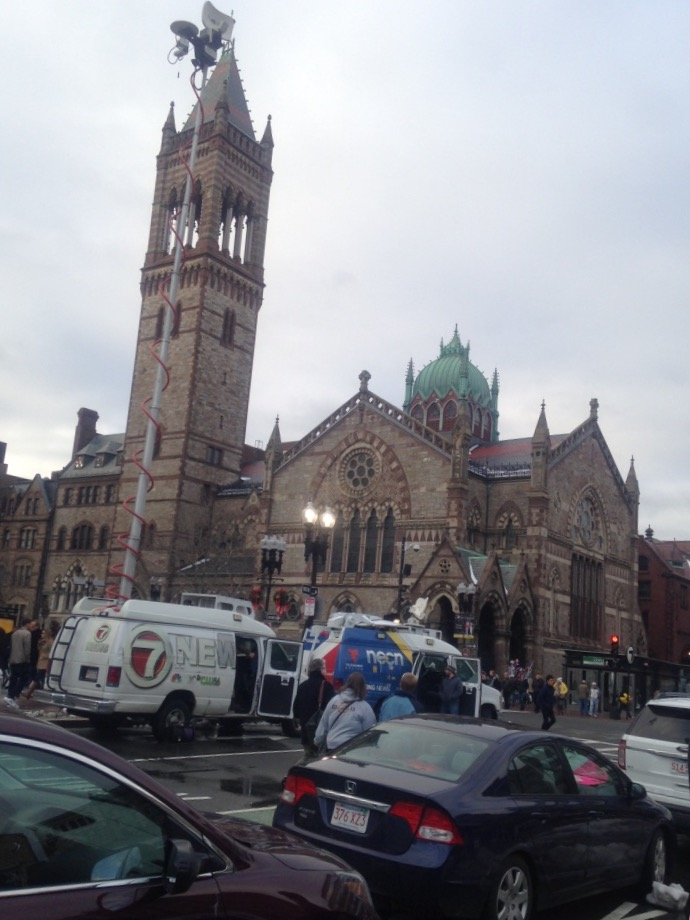
#> input picture Assignments/Ass3/Boston.jpeg, 690 x 920 px
$ python FLANNSIFTintro.py
#> lines starting #> are read from the running program, lines starting #| are printed output that depends on the picture
import cv2
import numpy as np
img1 = cv2.imread('Boston.jpeg',cv2.IMREAD_GRAYSCALE)  # queryImage
#> img1: shape (920, 690); min 4, max 255, mean 135.1
img1 = cv2.resize(img1, (600,600))
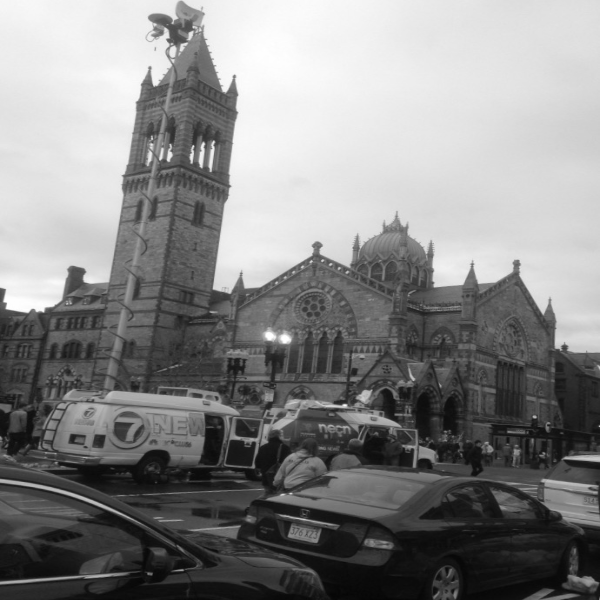
#> img1: shape (600, 600); min 5, max 255, mean 135.1
img2 = cv2.imread('Boston1.jpeg',cv2.IMREAD_GRAYSCALE) # trainImage
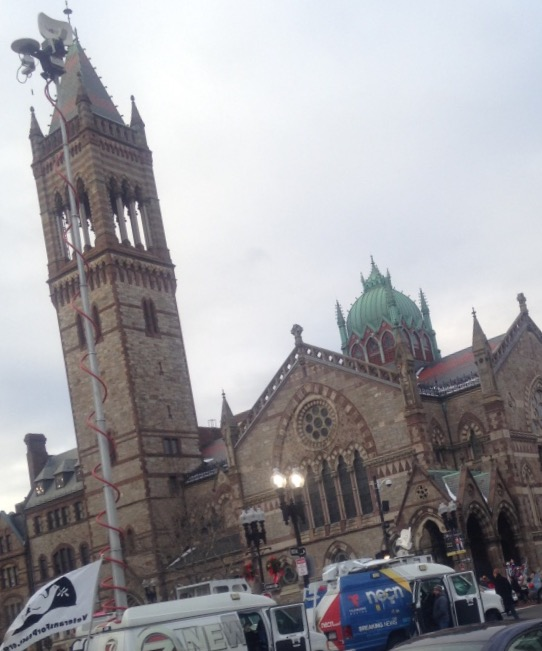
#> input picture Assignments/Ass3/Boston1.jpeg, 542 x 651 px
#> img2: shape (651, 542); min 11, max 255, mean 157.2
img2 = cv2.resize(img2, (600,600))
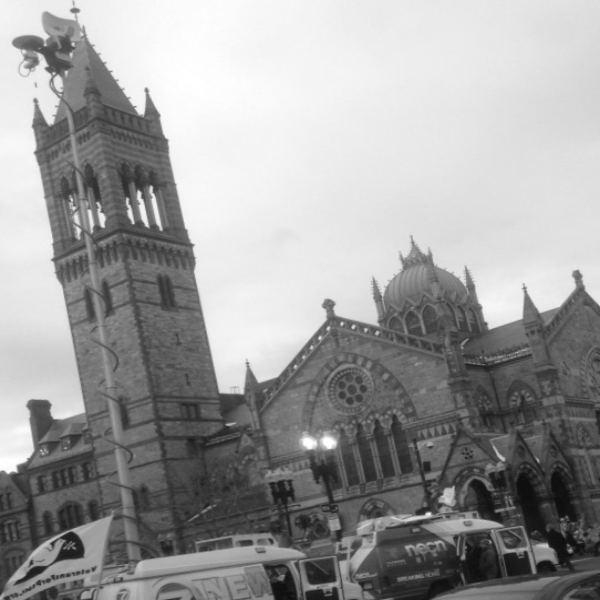
#> img2: shape (600, 600); min 13, max 255, mean 157.1
# Initiate SIFT detector
sift = cv2.SIFT_create()
# find the keypoints and descriptors with SIFT
kp1, des1 = sift.detectAndCompute(img1,None)
#> kp1 = 2053 keypoints; strongest (x, y, size): (345, 406, 3.1), (285, 339, 7.4), (269, 336, 7.2), (534, 417, 2.2)
kp2, des2 = sift.detectAndCompute(img2,None)
#> kp2 = 2052 keypoints; strongest (x, y, size): (428, 515, 4.2), (329, 442, 9.9), (308, 443, 9.4), (107, 149, 86.9)
# FLANN parameters

#IMPORTANT FOR SIFT
FLANN_INDEX_KDTREE = 1
index_params = dict(algorithm = FLANN_INDEX_KDTREE, trees = 5)

search_params = dict(checks=50)   # or pass empty dictionary
flann = cv2.FlannBasedMatcher(index_params,search_params)
matches = flann.knnMatch(des1,des2,k=2)
#> matches = 2053 matches
# Need to draw only good matches, so create a mask
matchesMask = [[0,0] for i in range(len(matches))]
#> matchesMask = 2053 pairs, first value 0 to 0, second value 0 to 0
# ratio test as per Lowe's paper
for i,(m,n) in enumerate(matches):
    if m.distance < 0.7*n.distance:
        matchesMask[i]=[1,0]
#> after the loop, matchesMask = 2053 pairs, first value 0 to 1, second value 0 to 0
draw_params = dict(matchColor = (0,255,0),
                   singlePointColor = (255,0,0),
                   matchesMask = matchesMask,
                   flags = cv2.DrawMatchesFlags_DEFAULT)
#> draw_params = 4 items
img3 = cv2.drawMatchesKnn(img1,kp1,img2,kp2,matches,None,**draw_params)
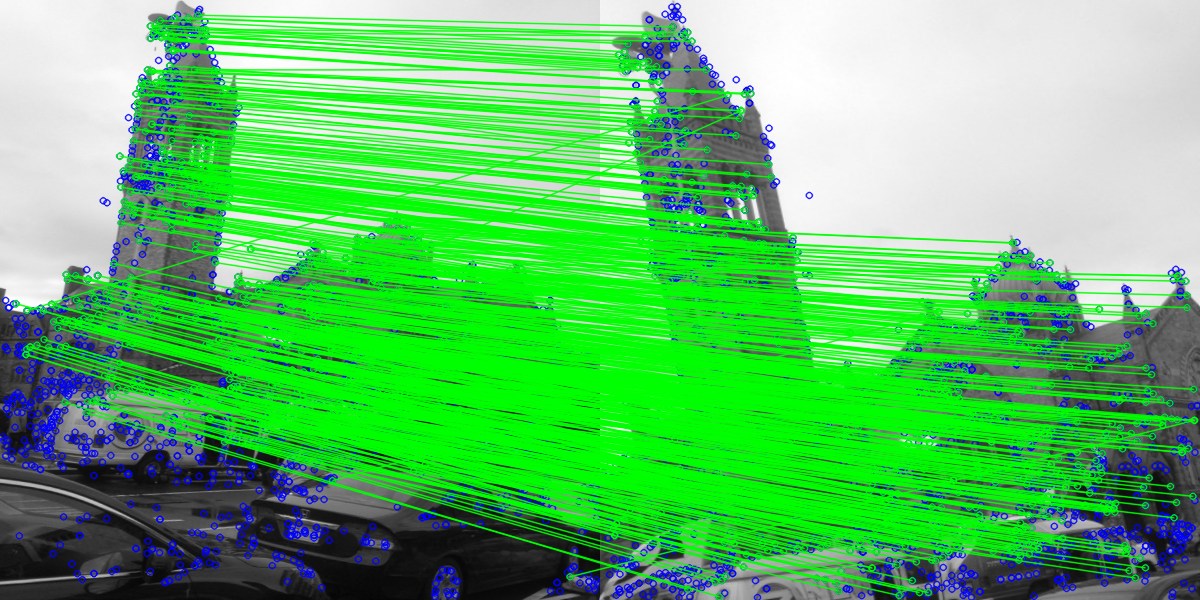
#> img3: shape (600, 1200, 3); mean of channels 0, 1, 2 102.9, 189.7, 92.9; drawn as B, G, R
cv2.imshow('FLANN SIFT', img3)
cv2.waitKey(0)
cv2.destroyAllWindows()
